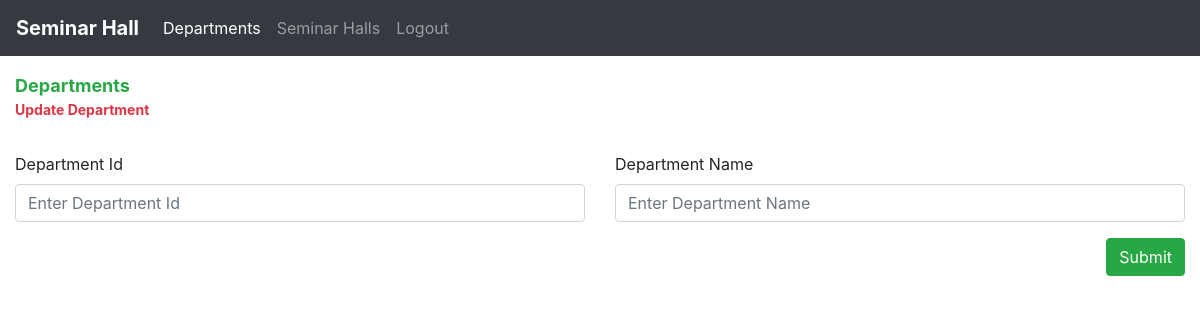
The app's page /admin/update_department.php?id=8, older data.
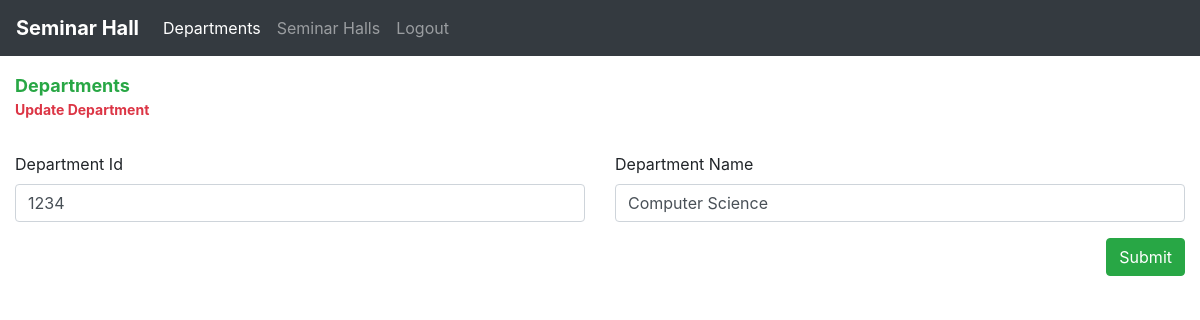
The same page, newer data.
### tables this page shows
CREATE TABLE IF NOT EXISTS `departments` (
  `id` int(11) NOT NULL AUTO_INCREMENT,
  `deptId` int(11) NOT NULL,
  `department_name` varchar(100) NOT NULL,
  PRIMARY KEY (`deptId`) USING BTREE,
  UNIQUE KEY `id` (`id`)
);

### admin/update_department.php (the view, shortened to what this page needs)
<?php
include('./admin_header.php');
include('../db/dbcon.php');
$result = mysqli_query($con, "SELECT * FROM `departments` WHERE `id`=$_GET[id]") or die(mysqli_error($con));
$row = mysqli_fetch_array($result);
?>
<!DOCTYPE html>
<html lang="en">
<head>
</head>
<body>
    <div class="container-fluid">
        <div class="row mt-3">
            <div class="col-md-8">
                <p class="page-title font-weight-bold text-success m-0">Departments</p>
                <p class="page-subTitle text-danger font-weight-bold">Update Department</p>
            </div>
        </div>
        <form method="POST" action="" autocomplete="off">
            <div class="row mt-3">
                <div class="col-md-6">
                    <div class="form-group">
                        <label for="departmentId">Department Id</label>
                        <input type="text" class="form-control" name="departmentId" value="<?php echo $row[1]; ?>" id="departmentId" placeholder="Enter Department Id" required>
                    </div>
                </div>
                <div class="col-md-6">
                    <div class="form-group">
                        <label for="departmentName">Department Name</label>
                        <input type="text" class="form-control" name="departmentName" value="<?php echo $row[2]; ?>" id="departmentName" placeholder="Enter Department Name" required>
                    </div>
                </div>
            </div>
            <div class="col-md-12 p-0 text-right">
                <button type="submit" name="submit" class="btn btn-success">Submit</button>
            </div>
        </form>
    </div>
</body>
</html>

Row changes from the older to the newer data that the page shows:
added departments: departmentId "1234", departmentName "Computer Science"
